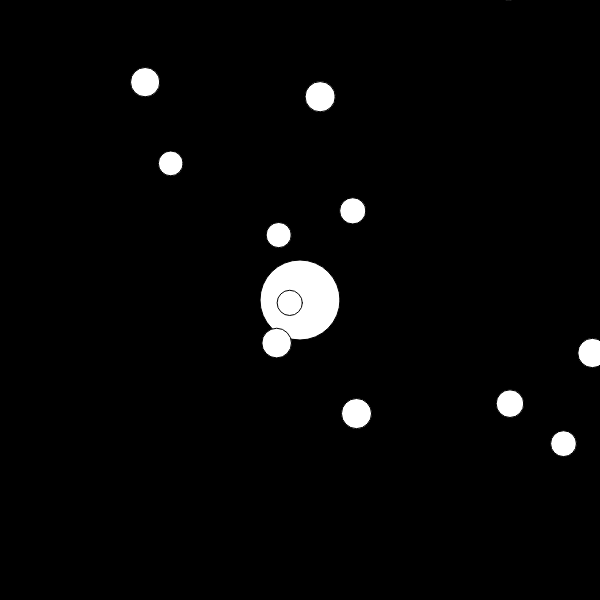
Frame 1 (no input)
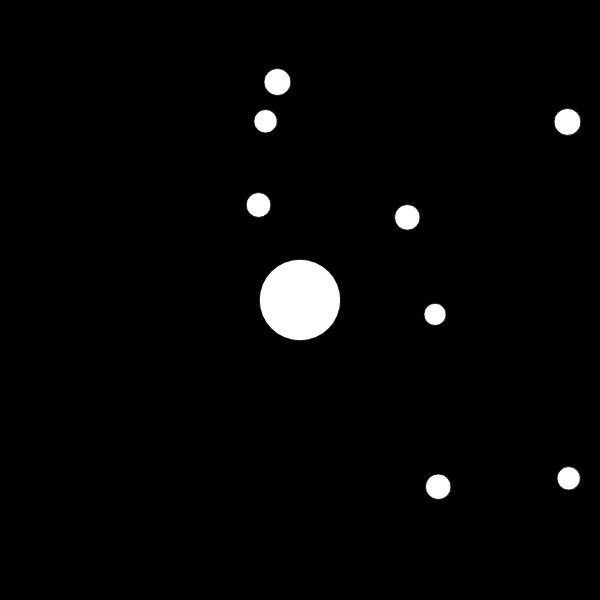
Frame 60 (no input)
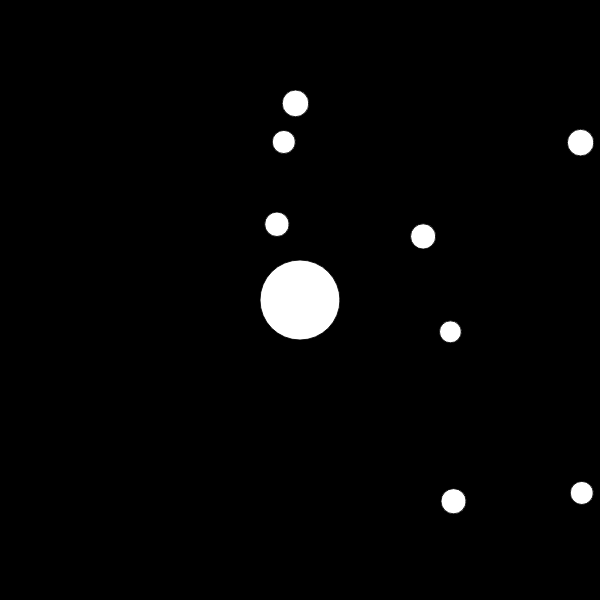
Frame 120 (the mouse pressed at the canvas centre since frame 60)

The p5.js sketch that drew these frames (run headless with seeded random() and noise() and a simulated clock; from frame 60 on, the mouse is pressed at the canvas centre):

// p5.js sketch
// ── sketch.js
var blob;
var blobs = [];
var zoom = 1;

function setup() {
    createCanvas(600, 600);

    blob = new Blob(0, 0, 40);

    for (var i = 0; i <= 200; i++) {
        var x = random(-width * 2, width * 2);
        var y = random(-height * 2, height * 2);
        blobs[i] = new Blob(x, y, random(12, 16));
    }

}

function draw() {
    background(0);

    translate(width / 2, height / 2);
    var newzoom = 40 / blob.r;
    zoom = lerp(zoom, newzoom, 0.1);
    scale(zoom);
    translate(-blob.pos.x, -blob.pos.y);

    blob.show();
    blob.update();

    for (var i = blobs.length - 1; i >= 0; i--) {
        blobs[i].show();
        if (blob.eats(blobs[i])) {
            blobs.splice(i, 1);
        }
    }

}
// ── Blob.js
function Blob(x, y, r) {
    this.pos = createVector(x, y);
    this.r = r;
    this.vel = createVector(0, 0);

    this.update = function () {
        var newvel = createVector(mouseX - width / 2, mouseY - height / 2);
        newvel.setMag(3);
        this.vel.lerp(newvel, 0.1);
        this.pos.add(this.vel);
    }

    this.eats = function (other) {
        var d = p5.Vector.dist(this.pos, other.pos);
        if (d < this.r + other.r) {
            var sum = PI * this.r * this.r + PI * other.r * other.r;
            this.r = sqrt(sum / PI);
            //this.r += other.r;
            return true;
        } else {
            return false;
        }
    }

    this.show = function () {
        fill(255);
        ellipse(this.pos.x, this.pos.y, this.r * 2, this.r * 2);
    }
}
